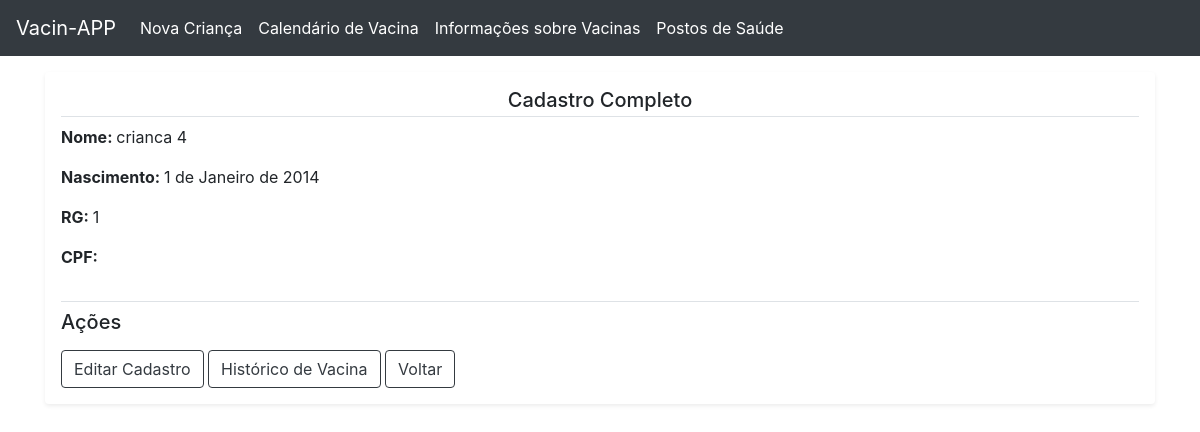
Page /responsavel/visualizar_crianca/3 on the committed database.
### clientes/models.py (models this page shows, shortened)
class Crianca(models.Model):
    crianca_nome = models.CharField('Nome da criança', max_length=250)
    crianca_nascimento = models.DateField('Data de nascimento')
    crianca_rg = models.CharField('RG da criança', max_length=250, blank=True)
    crianca_cpf = BRCPFField('CPF', blank=True)
    crianca_responsavel = models.ForeignKey(Pais, on_delete=models.CASCADE)
    class Meta:
        db_table = "crianca"
        ordering = ("crianca_nome",)

### clientes/views.py (the view)
# urls.py: path('visualizar_crianca/<int:id>', visualizar_crianca, name='visualizar_crianca'),
def visualizar_crianca(request, id):
    crianca = get_object_or_404(Crianca, pk=id)
    context = {
        'crianca': crianca
    }
    return render(request, 'crianca/visualizar_crianca.html', context)

### templates/crianca/visualizar_crianca.html (shortened to what this page needs)
{% extends "base-pai.html" %}
{% block main %}
<div class="container">
    <div class="my-3 p-3 bg-white rounded shadow-sm">
        <p class="text-center h5 border-bottom border-gray pb-1"> Cadastro Completo </p>
        <div class="row">
            <div class="col-md-8">
                <p> <strong class="text-gray-dark">Nome: </strong>  {{ crianca.crianca_nome }} </p>
                <p> <strong class="text-gray-dark">Nascimento: </strong>  {{ crianca.crianca_nascimento }} </p>
                <p> <strong class="text-gray-dark">RG: </strong>  {{ crianca.crianca_rg }} </p>
                <p> <strong class="text-gray-dark">CPF: </strong>  {{ crianca.crianca_cpf }} </p>
            </div>
        </div>
        <h5 class="mt-3 mb-3 border-top border-gray pt-2">Ações</h5>
        <a href="{% url 'editar_crianca' crianca.id %}" class="btn btn-outline-dark">  Editar Cadastro</a>
        <a href=" " class="btn btn-outline-dark">  Histórico de Vacina</a>
        <a href="{% url 'listar_criancas' %}" class="btn btn-outline-dark">  Voltar </a>
    </div>
</div>
{% endblock main %}

### static/css/style.css (style rules this page uses)
html, body { height: 100%; }

### rows in the picture
Crianca: crianca_nome "crianca 4", crianca_nascimento "1 de Janeiro de 2014", crianca_rg "1"
